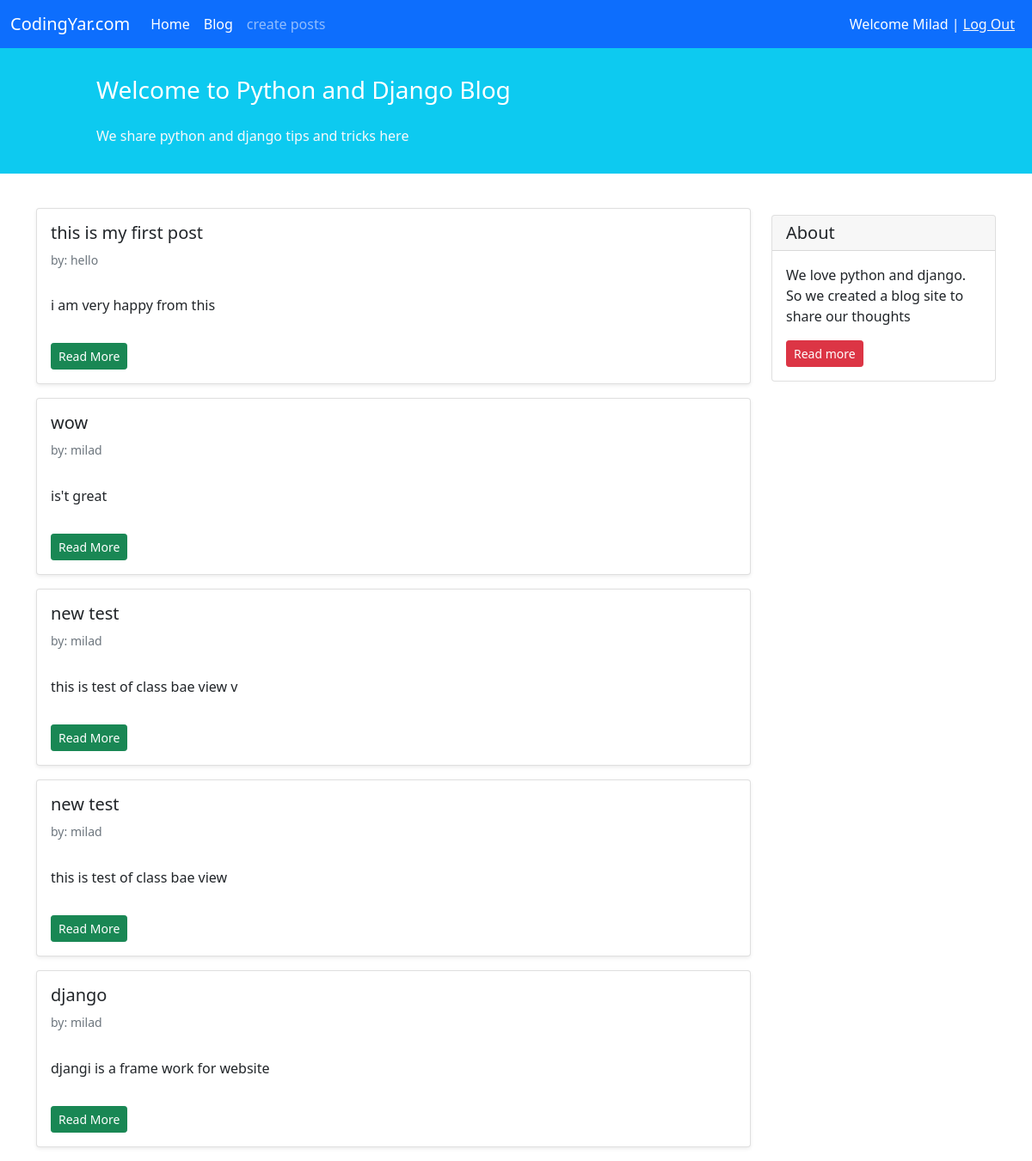
Page /blog/ (signed in) on the committed database.
### blog/models.py (models this page shows, shortened)
class Post(models.Model):
    STATUS_CHOICES = (
        ('pub', 'Published'),
        ('drf', 'Draft'),
    ) #! be sorate tople baraye dadan be status
    title = models.CharField(max_length=100)
    text = models.TextField()
    author = models.ForeignKey('auth.User', on_delete=models.CASCADE)
    datetime_created = models.DateTimeField(auto_now_add=True)#! neshon dahande zamane sakht post
    datetime_modified = models.DateTimeField(auto_now=True) #! neshon dahande zamanr virayeshe post
    status = models.CharField(choices=STATUS_CHOICES, max_length=3)

### blog/views.py (the view)
# urls.py: path('', views.PostListView.as_view(), name='posts_list'),#! ya class base view mesle in(1)
class PostListView(generic.ListView):
    template_name = 'blog/posts_list.html'
    context_object_name = 'posts_list'
    def get_queryset(self):
       return Post.objects.filter(status='pub').order_by('-datetime_modified')

### blog/templates/blog/posts_list.html (shortened to what this page needs)
{% extends '_base.html' %}
{% block content %}
<div class="container mt-4">
    <div class="row">
        <div class="col-9">
            {% for post in posts_list %}
            <div class="card shadow-sm my-3">
                <div class="card-body">
                    <h5 class="card-title">{{post.title}}</h5>
                    <h6 class="card-subtitle mb-2 text-muted small py-2"> by: {{post.author}} </h6>
                    <p class="card-text py-3">
                        {{post.text}}
                    </p>
                    <div>
                        <a href="{% url 'post_detail' post.id %}" class="btn btn-sm btn-success">Read More </a>
                    </div>
                </div>
            </div>
            {% endfor %}
        </div>
        <div class="col-3">
            <div class="card my-4">
                <h5 class="card-header">About</h5>
                <div class="card-body">
                    <p class="card-text">We love python and django. So we created a blog site to share our
                        thoughts</p>
                    <a href="#" class="btn btn-sm btn-danger">Read more</a>
                </div>
            </div>
        </div>
    </div>
</div>
{% endblock content %}

### templates/_base.html (shortened to what this page needs)
<!doctype html>
<html lang="en">
<head>
    <link href="https://cdn.jsdelivr.net/npm/bootstrap@5.1.3/dist/css/bootstrap.min.css" rel="stylesheet"
>
</head>
<body>
<nav class="navbar navbar-expand-lg navbar-dark bg-primary">
    <div class="container-fluid">
        <a class="navbar-brand" href="#">CodingYar.com</a>
        <div class="collapse navbar-collapse" id="navbarNavAltMarkup">
            <div class="navbar-nav">
                <a class="nav-link active" aria-current="page" href="{% url 'posts_list' %}">Home</a>
                <a class="nav-link active" href="{% url 'posts_list' %}">Blog</a>
                <a class="nav-link" href="{% url 'post_create' %}">create posts</a>
            </div>
        </div>
        <div class="mx-2 text-white">
            {% if user.is_authenticated %}
                Welcome {{ user.username.capitalize }} | <a href="{% url 'logout' %}" class="text-light"> Log Out </a>
            {% else %}
                <a href="{% url 'login' %}" class="text-light"> Log In </a> | <a href="{% url 'signup' %}" class="text-light"> Sign Up </a>
            {% endif %}
        </div>
    </div>
</nav>
<div class=" container-fluid bg-info">
            <div class="row py-3">
                <div class="col-md-8 col-md-10 mx-auto">
                    <h3 class="my-4 mt-3 text-white">Welcome to Python and Django Blog</h3>
                    <p class="text-light">We share python and django tips and tricks here</p>
                </div>
            </div>
        </div>
        {% block content %}
        {% endblock content %}
</body>
</html>

### rows in the picture
Post: title "this is my first post", author "hello", text "i am very happy from this"
Post: title "wow", author "milad", text "is't great"
Post: title "new test", author "milad", text "this is test of class bae view v"
Post: title "new test", author "milad", text "this is test of class bae view"
Post: title "django", author "milad", text "djangi is a frame work for website"

### other values in the picture
{{ user.username.capitalize }} "Milad"
